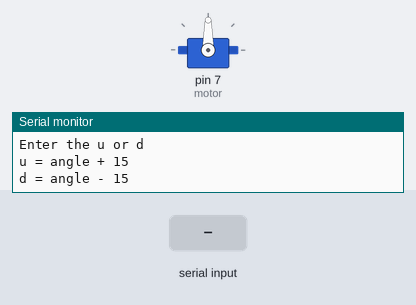
Bench run of a sketch on a simulated Arduino Uno, built with avr-gcc and run on an emulated ATmega328P. On the bench: servo, the last lines printed to the serial monitor. The test bench sets the inputs (shaded band).

Above: at 1.2 s.
1.3 s: "u" received over Serial
At 1.9 s:
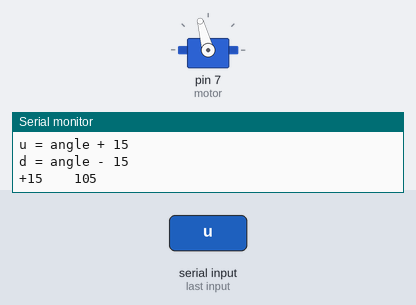
2.9 s: "u" received over Serial
At 4.3 s:
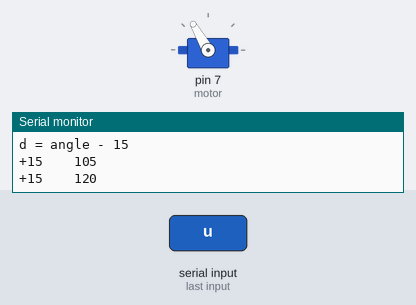
Timing chart, 0 to 5.9 s (numbered marks = the images above; inputs shaded):
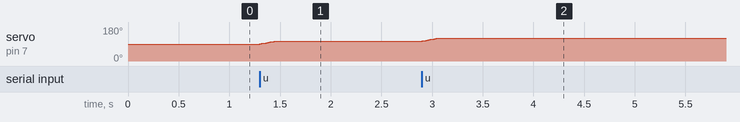

The sketch:

servoWInput.ino
```cpp
#include <Servo.h>    // ì„œë³´ëª¨í„° ë ¼ì ´ë¸ŒëŸ¬ë¦¬

Servo servo;    // ì„œë³´ëª¨í„° ì‚¬ìš©ì „ ìœ„í•œ ê° ì²´ ìƒ ì„±

int motor = 7;  // ì„œë³´ëª¨í„°ì ˜ í•€
int angle = 90; // ì„œë³´ëª¨í„° ì´ˆê¸° ê° ë „ ê°’
void setup() {
  servo.attach(motor);  // ì„œë³´ëª¨í„° ì—°ê²°
  Serial.begin(9600);  // ì‹œë¦¬ì–¼ ëª¨ë‹ˆí„° ì‹œìž‘

  Serial.println("Enter the u or d"); // u ë˜ ëŠ” dí‚¤ ìž…ë ¥í•˜ê¸°
  Serial.println("u = angle + 15");   // uë¥¼ ëˆ„ë¥¸ë‹¤ë©´ í˜„ìž¬ ê° ë „ê°’ì— ì„œ +15ë „
  Serial.println("d = angle - 15\n");   // dë¥¼ ëˆ„ë¥¸ë‹¤ë©´ í˜„ìž¬ ê° ë „ê°’ì— ì„œ -15ë „
}

void loop() {
  if(Serial.available())  // ì‹œë¦¬ì–¼ëª¨ë‹ˆí„°ê°€ ì‚¬ìš©ê°€ëŠ¥í•  ë•Œ
  {
    char input = Serial.read(); // ë¬¸ìž  ìž…ë ¥ë°›ê¸°

    if(input == 'u')    // u í‚¤ë¥¼ ëˆ„ë¥¼ ë•Œ
    {
      Serial.print("+15");  // '+15'ë¥¼ ì‹œë¦¬ì–¼ ëª¨ë‹ˆí„°ì—  ì¶œë ¥
      for(int i = 0; i < 15; i++)  // í˜„ìž¬ ê° ë „ì— ì„œ 15ë „ ë ”í•´ì£¼ê¸°
      {
        angle = angle + 1;
        if(angle >= 180)
          angle = 180;

        servo.write(angle);
        delay(10);
      }
      Serial.print("\t\t");
      Serial.println(angle);  // í˜„ìž¬ ê° ë „ ì¶œë ¥
    }
    else if(input == 'd')   // 'd'í‚¤ë¥¼ ìž…ë ¥í–ˆì „ ë•Œ
    {
      Serial.print("\t-15\t");  // '-15'ë ¼ê³  ì¶œë ¥
      for(int i = 0 ; i < 15 ; i++)  // í˜„ìž¬ ê° ë „ì— ì„œ 15ë „ ë¹¼ì£¼ê¸°
      {
        angle = angle - 1;
        if(angle <= 0)
          angle = 0;
        servo.write(angle);
        delay(10);
      }
      Serial.println(angle);  // í˜„ìž¬ ê° ë „ ì¶œë ¥
    }
    else  // ìž˜ëª»ë œ ë¬¸ìž ì—´ì „ ìž…ë ¥í–ˆì „ ë•Œ
    {
      Serial.println("wrong character!!");
    }
  }
}
```

Measured:
- after the input at 1.3 s, servo on pin 7 (motor): 90° → 105° at once
- after the input at 2.9 s, servo on pin 7 (motor): 105° → 120° at once
